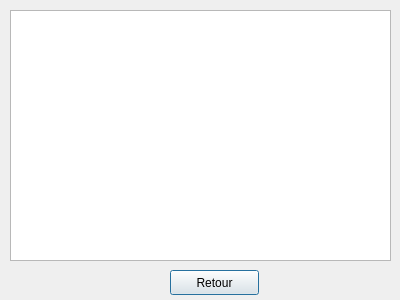
<?xml version="1.0" encoding="UTF-8"?>
<ui version="4.0">
 <class>AfficherProfesseurs</class>
 <widget class="QDialog" name="AfficherProfesseurs">
  <property name="geometry">
   <rect>
    <x>0</x>
    <y>0</y>
    <width>400</width>
    <height>300</height>
   </rect>
  </property>
  <property name="windowTitle">
   <string>Dialog</string>
  </property>
  <widget class="QTableView" name="tableView">
   <property name="geometry">
    <rect>
     <x>10</x>
     <y>10</y>
     <width>381</width>
     <height>251</height>
    </rect>
   </property>
  </widget>
  <widget class="QPushButton" name="retour">
   <property name="geometry">
    <rect>
     <x>170</x>
     <y>270</y>
     <width>89</width>
     <height>25</height>
    </rect>
   </property>
   <property name="text">
    <string>Retour</string>
   </property>
  </widget>
 </widget>
 <resources/>
 <connections/>
</ui>
